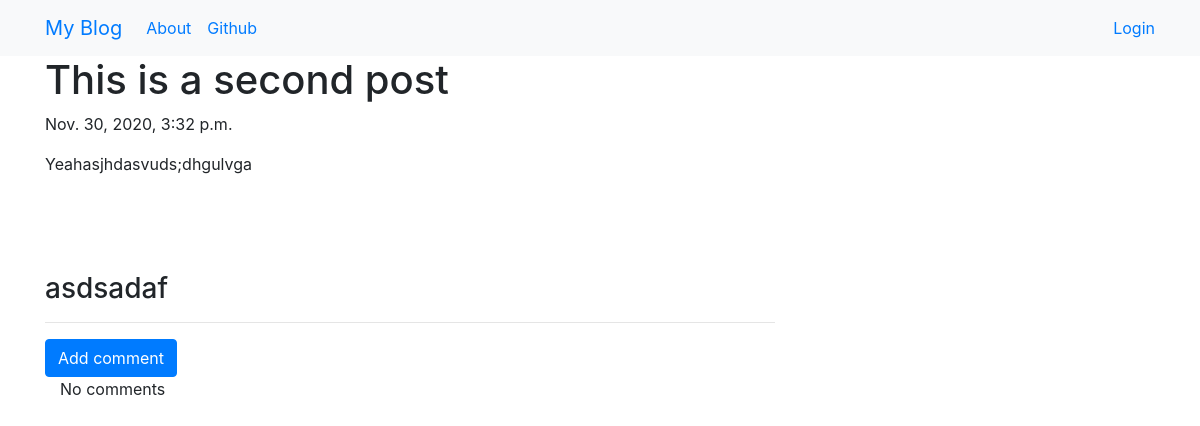
Screenshot of /post/2 with the database file from the repository.
### blog/models.py (models this page shows, shortened)
class Post(models.Model):
    author = models.ForeignKey('auth.User', on_delete=models.CASCADE)
    title = models.CharField(max_length=200)
    text = models.TextField()
    create_date = models.DateTimeField(default=timezone.now)
    published_date = models.DateTimeField(blank=True,null=True)

### blog/views.py (the view)
# urls.py: path('post/<int:pk>',views.PostDetailView.as_view(),name='post_detail'),
class PostDetailView(DetailView):
    model = Post

### blog/templates/blog/post_detail.html (shortened to what this page needs)
{% extends "blog/base.html" %}
{% block content %}
<h1 class="posttitle loader">{{post.title}}</h1>
{% if post.published_date %}
	<div class="date postdate">
		{{ post.published_date }}
	</div>
{% else %}
	<a class="btn btn-primary" href="{% url 'post_publish' pk=post.pk %}">Publish</a>
{% endif %}
<p class="postcontent">{{post.text|safe|linebreaksbr}}</p>
<hr>
<a class="btn btn-primary btn-comment" href="{% url 'add_comment_to_post' pk=post.pk %}">Add comment</a>
<div class="container">
	{% for comment in post.comments.all %}
		<br>
		{% if user.is_authenticated or comment.approved_comment %}
			{{comment.created_date}}
			{% if not comment.approved_comment %}
				<a class="btn btn-default" href="{% url 'comment_remove' pk=comment.pk %}">
					<span class="glyphicon glyphicon-remove"></span>
				</a>
				<a class="btn btn-primary" href="{% url 'comment_approve' pk=comment.pk %}">
					<span class="glyphicon glyphicon-ok"></span>
				</a>
			{% endif %}
			<p>{{comment.text|safe|linebreaks}}</p>
			<p>Posted by: {{ comment.author }}</p>
		{% endif %}
		{% empty %}
		<p>No comments</p>
	{% endfor %}
</div>
{% endblock %}

### rows the page displays
Post: title "This is a second post", published_date "Nov. 30, 2020, 3:32 p.m.", text "Yeahasjhdasvuds;dhgulvga asdsadaf"
